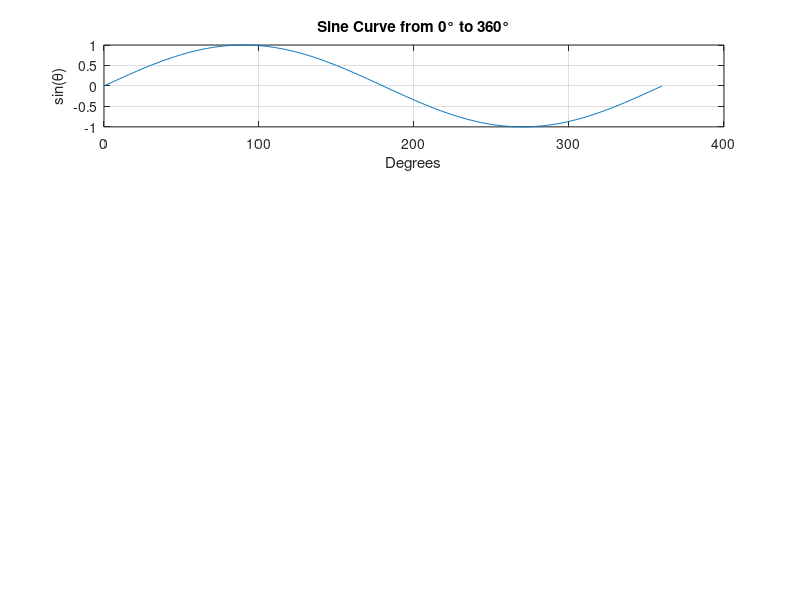

Here is the MATLAB script that generated this plot: (Note: this script raises an error after producing the figure.)
theta = 0:1:180*2
rowPlot = 4;
colPlot = 1;
plotPosition = 1;
%
% subplot: Pure Sine
%
subplot(rowPlot, colPlot, plotPosition);
plot(theta, sind(theta) );

xlabel('Degrees');
ylabel('sin(θ)');
title('Sine Curve from 0° to 360°');
grid on;

% Customize the grid size by setting tick marks
ax = gca; % Get current axes
ax.XTick = 0:90:360; % Set x-tick marks at intervals of 1
%ax.YTick = -1:0.5:1; % Set y-tick marks at intervals of 0.5

%
% subplot:  Sine Square
%
plotPosition = plotPosition +1;
sineTimesSine = sind(theta) .* sind(theta);

subplot(rowPlot, colPlot, plotPosition);
plot(theta, sineTimesSine );

xlabel('Degrees');
ylabel('sin^2');
title('Sine  square');
grid on;


% Customize the grid size by setting tick marks
ax = gca; % Get current axes
ax.XTick = 0:90:360; % Set x-tick marks at intervals of 1
%ax.YTick = -1:0.5:1; % Set y-tick marks at intervals of 0.5

%
% subplot:  Sine Double Angle
%
plotPosition = plotPosition +1;
sineTimesSine = sind(2*theta) ;

subplot(rowPlot, colPlot, plotPosition);
plot(theta, sineTimesSine );

xlabel('Degrees');
ylabel('sin(2θ)');
title('Double Angle');
grid on;

% Customize the grid size by setting tick marks
ax = gca; % Get current axes
ax.XTick = 0:90:360; % Set x-tick marks at intervals of 1
%ax.YTick = -1:0.5:1; % Set y-tick marks at intervals of 0.5

%
% subplot:  Sine Half Angle
%
plotPosition = plotPosition +1;
sineTimesSine = sind(theta/2) ;

subplot(rowPlot, colPlot, plotPosition);
plot(theta, sineTimesSine );

xlabel('Degrees');
ylabel('sin(θ/2)');
title('Half Angle');
grid on;

% Customize the grid size by setting tick marks
ax = gca; % Get current axes
ax.XTick = 0:90:360; % Set x-tick marks at intervals of 1
%ax.YTick = -1:0.5:1; % Set y-tick marks at intervals of 0.5

% Add a common title for the entire figure
sgtitle('Multiple Angle Plot Visualization');
